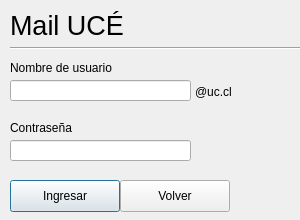
<?xml version="1.0" encoding="UTF-8"?>
<ui version="4.0">
 <class>Dialog</class>
 <widget class="QDialog" name="Dialog">
  <property name="geometry">
   <rect>
    <x>0</x>
    <y>0</y>
    <width>300</width>
    <height>220</height>
   </rect>
  </property>
  <property name="windowTitle">
   <string>Mail UCÉ - Ingreso</string>
  </property>
  <widget class="Line" name="line">
   <property name="geometry">
    <rect>
     <x>10</x>
     <y>40</y>
     <width>381</width>
     <height>16</height>
    </rect>
   </property>
   <property name="orientation">
    <enum>Qt::Horizontal</enum>
   </property>
  </widget>
  <widget class="QLabel" name="label">
   <property name="geometry">
    <rect>
     <x>10</x>
     <y>10</y>
     <width>381</width>
     <height>31</height>
    </rect>
   </property>
   <property name="font">
    <font>
     <pointsize>20</pointsize>
    </font>
   </property>
   <property name="text">
    <string>Mail UCÉ</string>
   </property>
  </widget>
  <widget class="QLabel" name="label_2">
   <property name="geometry">
    <rect>
     <x>10</x>
     <y>60</y>
     <width>261</width>
     <height>16</height>
    </rect>
   </property>
   <property name="text">
    <string>Nombre de usuario</string>
   </property>
  </widget>
  <widget class="QLineEdit" name="usernameLineEdit">
   <property name="geometry">
    <rect>
     <x>10</x>
     <y>80</y>
     <width>181</width>
     <height>21</height>
    </rect>
   </property>
  </widget>
  <widget class="QLabel" name="label_3">
   <property name="geometry">
    <rect>
     <x>195</x>
     <y>85</y>
     <width>56</width>
     <height>13</height>
    </rect>
   </property>
   <property name="text">
    <string>@uc.cl</string>
   </property>
  </widget>
  <widget class="QLabel" name="label_4">
   <property name="geometry">
    <rect>
     <x>10</x>
     <y>120</y>
     <width>71</width>
     <height>16</height>
    </rect>
   </property>
   <property name="text">
    <string>Contraseña</string>
   </property>
  </widget>
  <widget class="QLineEdit" name="passwordLineEdit">
   <property name="geometry">
    <rect>
     <x>10</x>
     <y>140</y>
     <width>181</width>
     <height>21</height>
    </rect>
   </property>
   <property name="echoMode">
    <enum>QLineEdit::Password</enum>
   </property>
  </widget>
  <widget class="QPushButton" name="signInButton">
   <property name="geometry">
    <rect>
     <x>10</x>
     <y>180</y>
     <width>110</width>
     <height>32</height>
    </rect>
   </property>
   <property name="text">
    <string>Ingresar</string>
   </property>
  </widget>
  <widget class="QPushButton" name="backButton">
   <property name="geometry">
    <rect>
     <x>120</x>
     <y>180</y>
     <width>110</width>
     <height>32</height>
    </rect>
   </property>
   <property name="text">
    <string>Volver</string>
   </property>
  </widget>
 </widget>
 <resources/>
 <connections/>
</ui>
